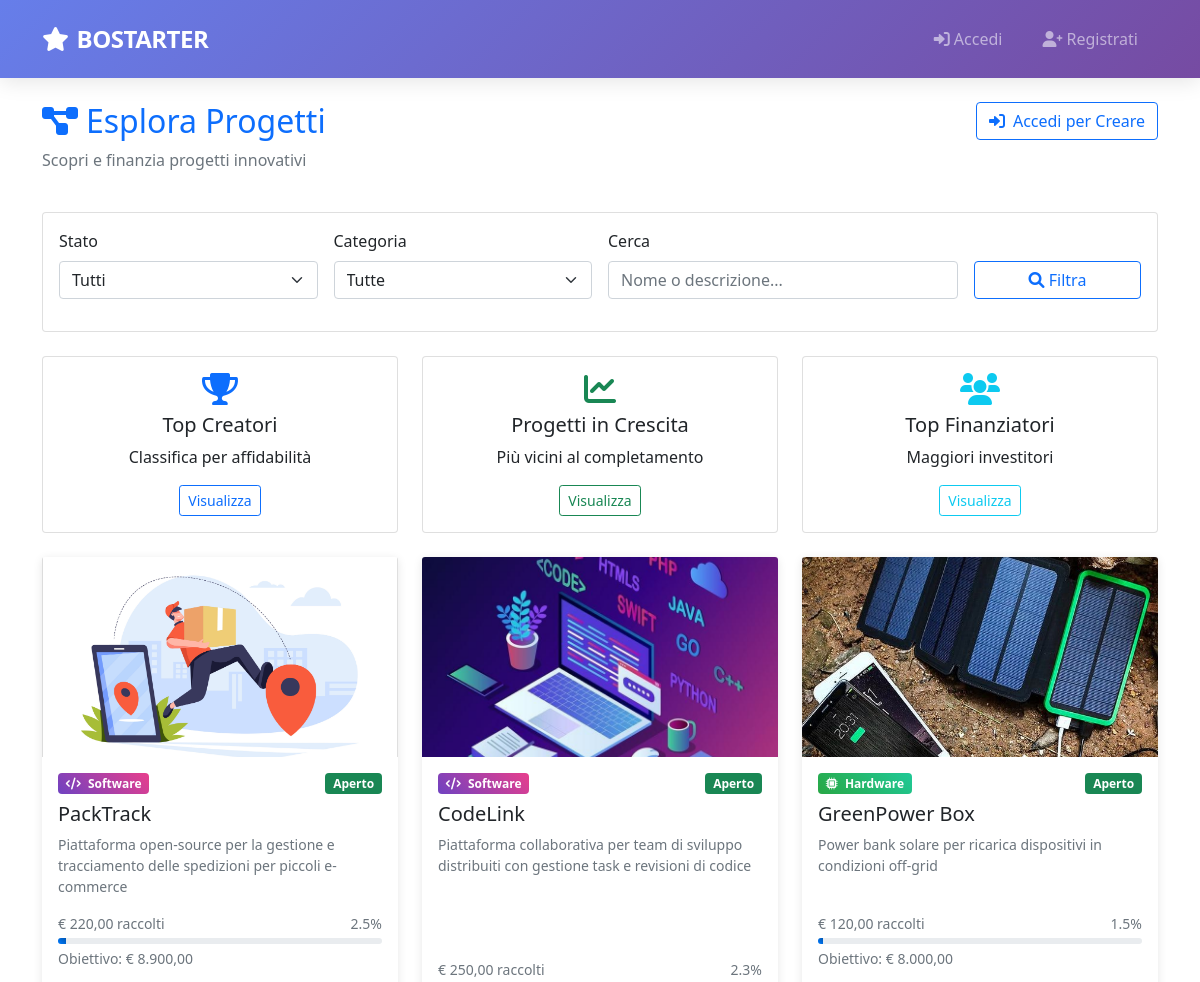
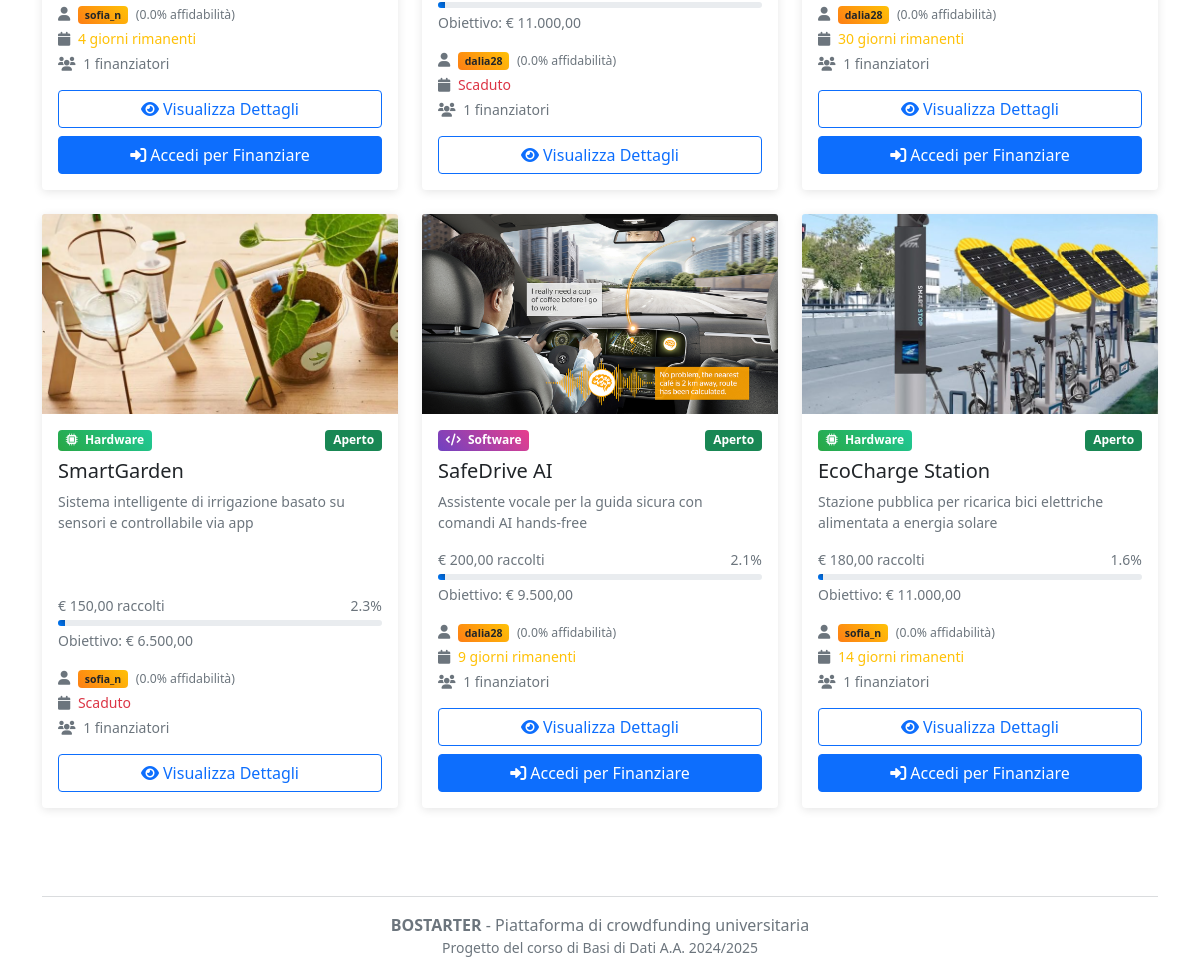
The page /public/projects/projects.php on the database its author committed (2 pictures, top to bottom).
### tables this page shows
CREATE TABLE PROGETTO(
    Nome                VARCHAR(100) PRIMARY KEY,
    Descrizione         TEXT NOT NULL,
    Data_Inserimento    DATE NOT NULL,
    Stato               ENUM('aperto', 'chiuso')NOT NULL DEFAULT 'aperto',
    Budget              DECIMAL(10,2) NOT NULL,
    Data_Limite         DATE NOT NULL,
    Tipo                ENUM('Hardware', 'Software') NOT NULL,
    Email_Creatore      VARCHAR(100) NOT NULL,
    FOREIGN KEY (Email_Creatore) REFERENCES CREATORE(Email) ON DELETE CASCADE
);

CREATE TABLE UTENTE(
    Email               VARCHAR(100) PRIMARY KEY,
    Nickname            VARCHAR(50) UNIQUE NOT NULL,
    Password            VARCHAR(255) NOT NULL,
    Nome                VARCHAR(50) NOT NULL,
    Cognome             VARCHAR(50) NOT NULL,
    Anno_Di_Nascita     DATE NOT NULL,
    Luogo_Di_Nascita    VARCHAR(100) NOT NULL
);

CREATE TABLE CREATORE (
    Email           VARCHAR(100) PRIMARY KEY,
    Nr_Progetti     INT DEFAULT 0,
    Affidabilita    FLOAT DEFAULT 0,
    FOREIGN KEY (Email) REFERENCES UTENTE(Email) ON DELETE CASCADE
);

### public/projects/projects.php (the view, shortened to what the rows shown need)
<?php
require_once '../../config/database.php';
$db = Database::getInstance();
$db->ensureEventScheduler();
$db->execute("
    UPDATE PROGETTO
    SET Stato = 'chiuso'
    WHERE Stato = 'aperto' AND Data_Limite <= CURDATE()
");
$searchQuery = trim($_GET['search'] ?? '');
$statusFilter = $_GET['status'] ?? 'all';
$categoryFilter = $_GET['category'] ?? 'all';
$whereClause = "WHERE 1=1";
$params = [];
$sql = "
    SELECT
        p.Nome,
        p.Descrizione,
        p.Data_Inserimento,
        p.Stato,
        p.Budget,
        p.Data_Limite,
        p.Tipo AS Categoria,
        u.Nickname AS Creatore,
        c.Affidabilita,
        COALESCE(SUM(f.Importo), 0) AS Totale_Finanziato,
        COUNT(DISTINCT f.ID) AS Num_Finanziatori,
        foto.percorso AS Foto,
        DATEDIFF(p.Data_Limite, CURDATE()) AS Giorni_Rimanenti
    FROM PROGETTO p
    JOIN CREATORE c ON p.Email_Creatore = c.Email
    JOIN UTENTE u ON c.Email = u.Email
    LEFT JOIN FINANZIAMENTO f ON p.Nome = f.Nome_Progetto
    LEFT JOIN FOTO foto ON p.Nome = foto.Nome_Progetto
    $whereClause
    GROUP BY p.Nome, p.Descrizione, p.Data_Inserimento, p.Stato, p.Budget, p.Data_Limite, p.Tipo, u.Nickname, c.Affidabilita, foto.percorso
    ORDER BY p.Data_Inserimento DESC
";
$progetti = $db->fetchAll($sql, $params);
$isLoggedIn = SessionManager::isLoggedIn();
$isCreator = SessionManager::isCreator();
?>
<!DOCTYPE html>
<html lang="it">
<head>
    <link href="https://cdn.jsdelivr.net/npm/bootstrap@5.1.3/dist/css/bootstrap.min.css" rel="stylesheet">
    <link href="https://cdnjs.cloudflare.com/ajax/libs/font-awesome/6.0.0/css/all.min.css" rel="stylesheet">
</head>
<body>
<div class="container mt-4">
    <div class="row mb-4">
        <div class="col-md-8">
            <h1 class="h2 text-primary">
                <i class="fas fa-project-diagram me-2"></i>Esplora Progetti
            </h1>
        </div>
    </div>
    <div class="row">
        <?php if (empty($progetti)): ?>
            <div class="col-12">
                <div class="text-center py-5">
                    <i class="fas fa-search fa-3x text-muted mb-3"></i>
                    <h4 class="text-muted">Nessun progetto trovato</h4>
                    <p class="text-muted">
                        <?php if (!empty($searchQuery) || $statusFilter !== 'all' || $categoryFilter !== 'all'): ?>
                            Prova a modificare i filtri di ricerca
                        <?php else: ?>
                            Non ci sono ancora progetti nella piattaforma
                        <?php endif; ?>
                    </p>
                    <?php if ($isLoggedIn && $isCreator): ?>
                        <a href="../dashboard/creator_dashboard.php" class="btn btn-primary">
                            <i class="fas fa-plus me-2"></i>Crea il Primo Progetto
                        </a>
                    <?php endif; ?>
                </div>
            </div>
        <?php else: ?>
            <?php foreach ($progetti as $progetto): ?>
                <?php
                $percentualeCompletamento = $progetto['Budget'] > 0
                    ? min(100, ($progetto['Totale_Finanziato'] / $progetto['Budget']) * 100)
                    : 0;
                $giorniRimanenti = $progetto['Giorni_Rimanenti'];
                $statoClasse = $progetto['Stato'] === 'aperto' ? 'success' : 'secondary';
                ?>
                <div class="col-lg-4 col-md-6 mb-4">
                    <div class="card project-card h-100">
                        <?php
                        $fotoDb = $progetto['Foto'] ?? '';
                        if ($fotoDb !== '') {
                            $src = (strpos($fotoDb, 'img/') === 0)
                                ? "/Bostarter/{$fotoDb}"
                                : "/Bostarter/img/{$fotoDb}";
                        } else {
                            $src = null;
                        }
                        ?>
                        <?php if ($src): ?>
                            <img src="<?= htmlspecialchars($src) ?>"
                                 class="card-img-top"
                                 style="height:200px; object-fit:cover;"
                                 alt="<?= htmlspecialchars($progetto['Nome']) ?>">
                        <?php endif; ?>
                        <div class="card-body d-flex flex-column">
                            <div class="d-flex justify-content-between align-items-start mb-2">
                                <span class="badge <?= $progetto['Categoria'] === 'Hardware' ? 'badge-hardware' : 'badge-software' ?> text-white">
                                    <i class="fas fa-<?= $progetto['Categoria'] === 'Hardware' ? 'microchip' : 'code' ?> me-1"></i>
                                    <?= htmlspecialchars($progetto['Categoria']) ?>
                                </span>
                                <span class="badge bg-<?= $statoClasse ?>"><?= ucfirst($progetto['Stato']) ?></span>
                            </div>
                            <h5 class="card-title"><?= htmlspecialchars($progetto['Nome']) ?></h5>
                            <p class="card-text text-muted small flex-grow-1">
                                <?= htmlspecialchars(substr($progetto['Descrizione'], 0, 100)) ?>
                            </p>
                            <div class="mb-3">
                                <div class="d-flex justify-content-between small text-muted mb-1">
                                    <span><?= Utils::formatCurrency($progetto['Totale_Finanziato']) ?> raccolti</span>
                                    <span><?= number_format($percentualeCompletamento, 1) ?>%</span>
                                </div>
                                <div class="progress" style="height: 6px;">
                                    <div class="progress-bar progress-bar-custom"
                                         style="width: <?= $percentualeCompletamento ?>%"></div>
                                </div>
                                <div class="small text-muted mt-1">
                                    Obiettivo: <?= Utils::formatCurrency($progetto['Budget']) ?>
                                </div>
                            </div>
                            <div class="row small text-muted mb-3">
                                <div class="col-12 mb-1">
                                    <i class="fas fa-user me-1"></i>
                                    <span class="creator-badge badge text-dark">
                                        <?= htmlspecialchars($progetto['Creatore']) ?>
                                    </span>
                                    <small class="ms-1">
                                        (<?= number_format($progetto['Affidabilita'] * 100, 1) ?>% affidabilità)
                                    </small>
                                </div>
                                <div class="col-12 mb-1">
                                    <i class="fas fa-calendar me-1"></i>
                                    <?php if ($giorniRimanenti > 0): ?>
                                        <span class="text-warning"><?= $giorniRimanenti ?> giorni rimanenti</span>
                                    <?php else: ?>
                                        <span class="text-danger">Scaduto</span>
                                    <?php endif; ?>
                                </div>
                                <div class="col-12">
                                    <i class="fas fa-users me-1"></i>
                                    <?= $progetto['Num_Finanziatori'] ?> finanziatori
                                </div>
                            </div>
                            <div class="mt-auto">
                                <div class="d-grid gap-2">
                                    <a href="project_detail.php?name=<?= urlencode($progetto['Nome']) ?>"
                                       class="btn btn-outline-primary">
                                        <i class="fas fa-eye me-1"></i>Visualizza Dettagli
                                    </a>
                                    <?php if ($progetto['Stato'] === 'aperto' && $giorniRimanenti > 0): ?>
                                        <?php if ($isLoggedIn): ?>
                                            <a href="project_detail.php?name=<?= urlencode($progetto['Nome']) ?>&action=fund"
                                               class="btn btn-primary">
                                                <i class="fas fa-heart me-1"></i>Finanzia Progetto
                                            </a>
                                        <?php else: ?>
                                            <a href="../../index.html" class="btn btn-primary">
                                                <i class="fas fa-sign-in-alt me-1"></i>Accedi per Finanziare
                                            </a>
                                        <?php endif; ?>
                                    <?php endif; ?>
                                </div>
                            </div>
                        </div>
                    </div>
                </div>
            <?php endforeach; ?>
        <?php endif; ?>
    </div>
</div>
</body>
</html>

### rows shown on the page
progetto: Nome (picture), Tipo "Software", Stato "Aperto", Nome "PackTrack", Descrizione "Piattaforma open-source per la gestione e tracciamento delle spedizioni per piccoli e-commerce", Totale_Finanziato "€ 220,00", percentualeCompletamento "2.5", $percentualeCompletamento 2.4719101123596 (drawn), Budget "€ 8.900,00", utente.Nickname "sofia_n", $progetto['Affidabilita']*100 "0.0", giorniRimanenti "4", Num_Finanziatori "1", shows "Accedi per Finanziare"
progetto: Nome (picture), Tipo "Software", Stato "Aperto", Nome "CodeLink", Descrizione "Piattaforma collaborativa per team di sviluppo distribuiti con gestione task e revisioni di codice", Totale_Finanziato "€ 250,00", percentualeCompletamento "2.3", $percentualeCompletamento 2.2727272727273 (drawn), Budget "€ 11.000,00", utente.Nickname "dalia28", $progetto['Affidabilita']*100 "0.0", shows "Scaduto", Num_Finanziatori "1"
progetto: shows a picture, Tipo "Hardware", Stato "Aperto", Nome "GreenPower Box", Descrizione "Power bank solare per ricarica dispositivi in condizioni off-grid", Totale_Finanziato "€ 120,00", percentualeCompletamento "1.5", Budget "€ 8.000,00", utente.Nickname "dalia28", $progetto['Affidabilita']*100 "0.0", giorniRimanenti "30", Num_Finanziatori "1", shows "Accedi per Finanziare"
progetto: Nome (picture), Tipo "Hardware", Stato "Aperto", Nome "SmartGarden", Descrizione "Sistema intelligente di irrigazione basato su sensori e controllabile via app", Totale_Finanziato "€ 150,00", percentualeCompletamento "2.3", $percentualeCompletamento 2.3076923076923 (drawn), Budget "€ 6.500,00", utente.Nickname "sofia_n", $progetto['Affidabilita']*100 "0.0", shows "Scaduto", Num_Finanziatori "1"
progetto: shows a picture, Tipo "Software", Stato "Aperto", Nome "SafeDrive AI", Descrizione "Assistente vocale per la guida sicura con comandi AI hands-free", Totale_Finanziato "€ 200,00", percentualeCompletamento "2.1", $percentualeCompletamento 2.1052631578947 (drawn), Budget "€ 9.500,00", utente.Nickname "dalia28", $progetto['Affidabilita']*100 "0.0", giorniRimanenti "9", Num_Finanziatori "1", shows "Accedi per Finanziare"
progetto: shows a picture, Tipo "Hardware", Stato "Aperto", Nome "EcoCharge Station", Descrizione "Stazione pubblica per ricarica bici elettriche alimentata a energia solare", Totale_Finanziato "€ 180,00", percentualeCompletamento "1.6", $percentualeCompletamento 1.6363636363636 (drawn), Budget "€ 11.000,00", utente.Nickname "sofia_n", $progetto['Affidabilita']*100 "0.0", giorniRimanenti "14", Num_Finanziatori "1", shows "Accedi per Finanziare"
